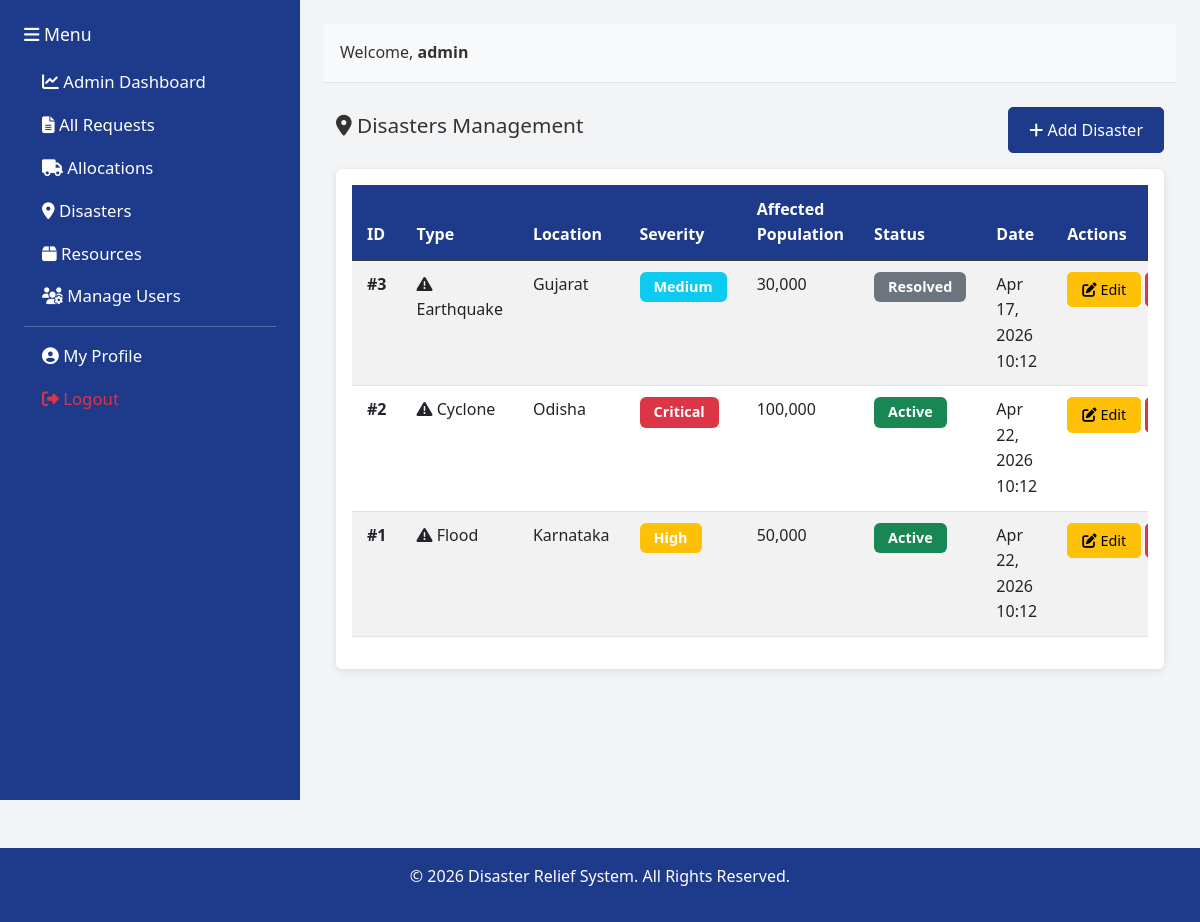
Page /disasters/view_disasters.php (signed in) on the committed database.
### tables this page shows
CREATE TABLE IF NOT EXISTS `disasters` (
    `id` INT PRIMARY KEY AUTO_INCREMENT,
    `type` VARCHAR(100) NOT NULL,
    `location` VARCHAR(255) NOT NULL,
    `latitude` DECIMAL(10, 8),
    `longitude` DECIMAL(11, 8),
    `severity` VARCHAR(50) NOT NULL,
    `affected_population` INT,
    `status` VARCHAR(50) NOT NULL DEFAULT 'active',
    `date` DATETIME NOT NULL,
    `created_at` TIMESTAMP DEFAULT CURRENT_TIMESTAMP,
    `updated_at` TIMESTAMP DEFAULT CURRENT_TIMESTAMP ON UPDATE CURRENT_TIMESTAMP,
    KEY `idx_status` (`status`),
    KEY `idx_date` (`date`)
);

### disasters/view_disasters.php (the view, shortened to what this page needs)
<?php
require_once '../config/database.php';
$query = "SELECT * FROM disasters ORDER BY id DESC";
$result = $conn->query($query);
?>
<!DOCTYPE html>
<html lang="en">
<head>
    <link href="https://cdn.jsdelivr.net/npm/bootstrap@5.3.0/dist/css/bootstrap.min.css" rel="stylesheet">
    <link href="https://cdnjs.cloudflare.com/ajax/libs/font-awesome/6.4.0/css/all.min.css" rel="stylesheet">
    <link href="../assets/css/style.css" rel="stylesheet">
</head>
<body>
    <div class="container-fluid">
        <div class="row" style="min-height: 100vh;">
            <?php include '../includes/sidebar.php'; ?>
            <div class="col-md-9 p-4" style="background-color: #F3F4F6;">
                <?php include '../includes/header.php'; ?>
                <div class="container mt-4">
                    <div class="d-flex justify-content-between align-items-center mb-3">
                        <h4><i class="fas fa-map-marker-alt"></i> Disasters Management</h4>
                        <a href="add_disaster.php" class="btn btn-primary">
                            <i class="fas fa-plus"></i> Add Disaster
                        </a>
                    </div>
                    <div class="card">
                        <div class="card-body">
                            <?php if ($result->num_rows > 0): ?>
                                <div class="table-responsive">
                                    <table class="table table-striped table-hover">
                                        <thead class="table-dark">
                                            <tr>
                                                <th>ID</th>
                                                <th>Type</th>
                                                <th>Location</th>
                                                <th>Severity</th>
                                                <th>Affected Population</th>
                                                <th>Status</th>
                                                <th>Date</th>
                                                <th>Actions</th>
                                            </tr>
                                        </thead>
                                        <tbody>
                                            <?php while ($row = $result->fetch_assoc()): ?>
                                                <tr class="table-row-clickable" onclick="window.location.href='edit_disaster.php?id=<?php echo $row['id']; ?>'">
                                                    <td><strong>#<?php echo $row['id']; ?></strong></td>
                                                    <td>
                                                        <i class="fas fa-exclamation-triangle"></i>
                                                        <?php echo htmlspecialchars($row['type']); ?>
                                                    </td>
                                                    <td><?php echo htmlspecialchars($row['location']); ?></td>
                                                    <td>
                                                        <?php
                                                        $severity = $row['severity'];
                                                        $badge_class = $severity == 'Critical' ? 'danger' : ($severity == 'High' ? 'warning' : 'info');
                                                        ?>
                                                        <span class="badge bg-<?php echo $badge_class; ?>">
                                                            <?php echo $severity; ?>
                                                        </span>
                                                    </td>
                                                    <td><?php echo number_format($row['affected_population']); ?></td>
                                                    <td>
                                                        <?php
                                                        $status = $row['status'];
                                                        $badge_class = $status == 'active' ? 'success' : 'secondary';
                                                        ?>
                                                        <span class="badge bg-<?php echo $badge_class; ?>">
                                                            <?php echo ucfirst($status); ?>
                                                        </span>
                                                    </td>
                                                    <td><?php echo date('M d, Y H:i', strtotime($row['date'])); ?></td>
                                                    <td class="action-buttons" onclick="event.stopPropagation();">
                                                        <a href="edit_disaster.php?id=<?php echo $row['id']; ?>" class="btn btn-sm btn-warning">
                                                            <i class="fas fa-edit"></i> Edit
                                                        </a>
                                                        <a href="?delete_id=<?php echo $row['id']; ?>" class="btn btn-sm btn-danger" onclick="return confirm('Are you sure you want to delete this disaster?');">
                                                        </a>
                                                    </td>
                                                </tr>
                                            <?php endwhile; ?>
                                        </tbody>
                                    </table>
                                </div>
                            <?php else: ?>
                                <p class="text-muted">No disasters found. <a href="add_disaster.php">Create one →</a></p>
                            <?php endif; ?>
                        </div>
                    </div>
                </div>
            </div>
        </div>
    </div>
    <?php include '../includes/footer.php'; ?>
</body>
</html>

### assets/css/style.css (style rules this page uses)
:root { --primary: #1E3A8A; --secondary: #F97316; --background: #F3F4F6; --danger: #DC2626; }
* { margin: 0; padding: 0; box-sizing: border-box; }
body { font-family: 'Segoe UI', Tahoma, Geneva, Verdana, sans-serif; font-size: 16px; line-height: 1.6; background-color: var(--background); color: #333; }
h4 { font-size: 1.3rem; }
p, li, span, a, label, td, th, div { font-size: inherit; }
.btn-primary { background-color: var(--primary) !important; border-color: var(--primary) !important; }
.card { border: none; box-shadow: 0 2px 8px rgba(0, 0, 0, 0.1); margin-bottom: 20px; }
.card-body { font-size: 1rem; }
table { background-color: white; font-size: 1rem; }
.table th { background-color: var(--primary); color: white; font-size: 1rem; padding: 12px 15px; }
.table td { padding: 11px 15px; font-size: 1rem; }
.badge { padding: 8px 14px; font-size: 0.9rem; }
.btn { border-radius: 5px; font-weight: 500; font-size: 1rem; padding: 10px 20px; }
.btn-sm { font-size: 0.9rem; padding: 6px 14px; }

### disasters/view_disasters.php (style rules this page uses)
.table-row-clickable { cursor: pointer; transition: background-color 0.2s ease; }
.action-buttons { white-space: nowrap; }

### rows in the picture
disasters: id "3", type "Earthquake", location "Gujarat", severity "Medium", affected_population "30,000", status "Resolved", date "Apr 17, 2026 10:12"
disasters: id "2", type "Cyclone", location "Odisha", severity "Critical", affected_population "100,000", status "Active", date "Apr 22, 2026 10:12"
disasters: id "1", type "Flood", location "Karnataka", severity "High", affected_population "50,000", status "Active", date "Apr 22, 2026 10:12"

### other values in the picture
$_SESSION['username'] "admin"
